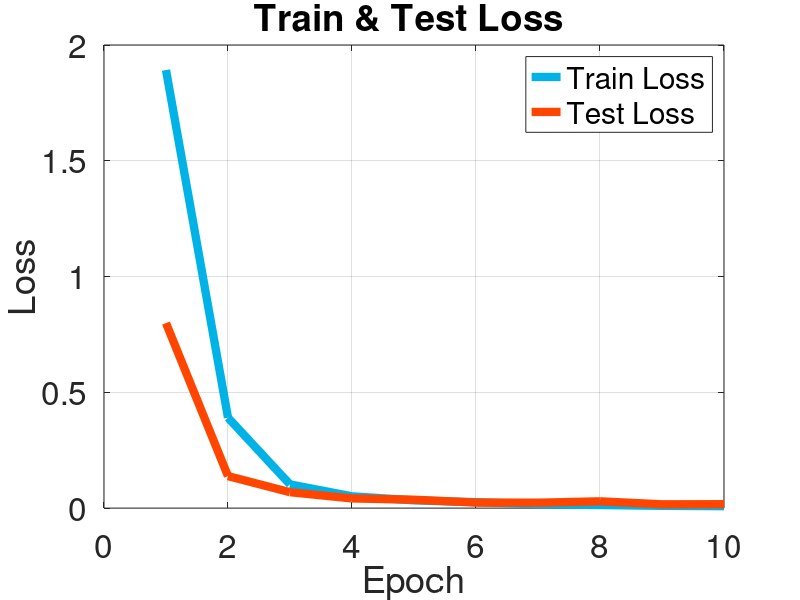
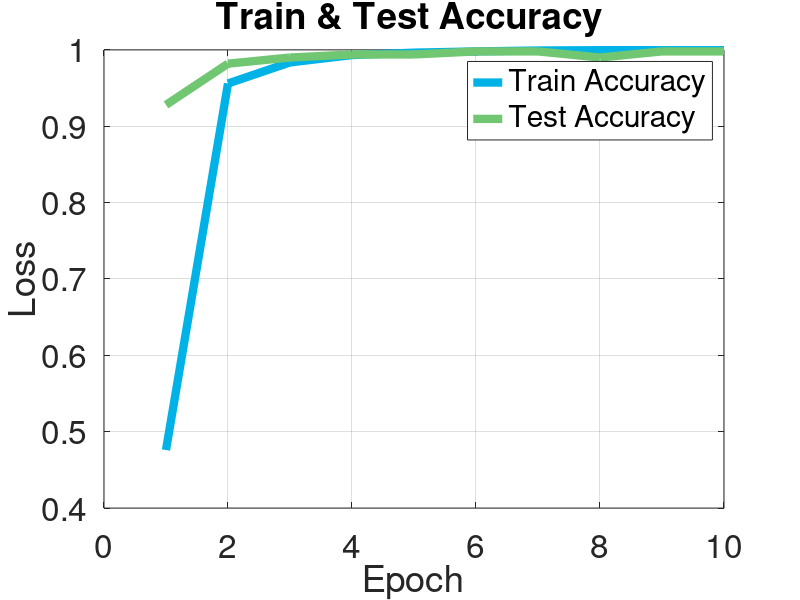

MATLAB code to generate these figures, in order:
% Loss diagram
clear all
clc
close all
epoch = 1:10;

train_Loss = [1.8918
                0.3905
                0.1023
                0.0509
                0.0334
                0.0253
                0.0164
                0.0133
                0.0097
                0.0082];
Test_Loss = [0.799
                    0.1382
                    0.0686
                    0.0417
                    0.0362
                    0.024
                    0.0233
                    0.0292
                    0.0163
                    0.0168];
figure
lbsz = 24;
w = 6;
plot(epoch,train_Loss, 'LineWidth', w, 'Color',[0,0.7,0.9]);
hold on
plot(epoch,Test_Loss, 'LineWidth', w, 'Color',[1,69/255,0]);
grid on
title('Train & Test Loss ')
xlabel('Epoch', 'FontSize', lbsz)
ylabel('Loss', 'FontSize', lbsz)
legend('Train Loss','Test Loss');
set(gca,'FontSize',lbsz)

train_accuracy = [0.476
                    0.956
                    0.9836
                    0.9932
                    0.9964
                    0.998
                    0.9992
                    0.9996
                    0.9996
                    0.9996];

Test_accuracy = [0.928
                        0.982
                        0.99
                        0.994
                        0.994
                        0.998
                        0.998
                        0.99
                        0.998
                        0.998];

  figure


  plot(epoch,train_accuracy, 'LineWidth', w, 'Color',[0,0.7,0.9]);
  hold on
  plot(epoch,Test_accuracy, 'LineWidth', w, 'Color',[113/255,198/255,113/255]);
  grid on
  title('Train & Test Accuracy ')


  xlabel('Epoch', 'FontSize', lbsz)
  ylabel('Loss', 'FontSize', lbsz)
  legend('Train Accuracy','Test Accuracy');
  set(gca,'FontSize',lbsz)
